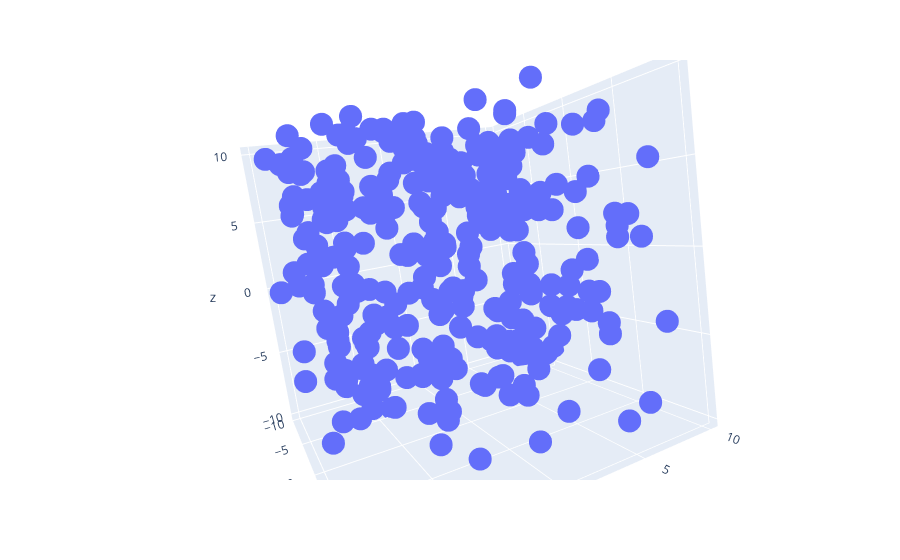

The notebook cell this image was saved under:
### Code cell
! pip install plotly
import plotly.graph_objects as go
import plotly.express as px
fig=px.scatter_3d(x=df.X, y=df.Y, z=df.Z)
fig.show()

### Figure 1 — Plotly figure (JSON) as saved in the notebook; plotly's stock layout.template omitted (floating-point values rounded to 4 significant figures; data arrays with more than 128 entries replaced by an {"elided": "..."} marker saying what was removed)
{"data": [{"hovertemplate": "x=%{x}<br>y=%{y}<br>z=%{z}<extra></extra>", "legendgroup": "", "marker": {"color": "#636efa", "symbol": "circle"}, "mode": "markers", "name": "", "scene": "scene", "showlegend": false, "type": "scatter3d", "x": {"elided": "300 float values"}, "y": {"elided": "300 float values"}, "z": {"elided": "300 float values"}}], "layout": {"autosize": true, "legend": {"tracegroupgap": 0}, "margin": {"t": 60}, "scene": {"aspectmode": "auto", "aspectratio": {"x": 0.9933, "y": 1.007, "z": 0.9996}, "camera": {"center": {"x": 0, "y": 0, "z": 0}, "eye": {"x": 1.429, "y": -0.625, "z": 0.1953}, "projection": {"type": "perspective"}, "up": {"x": -0.07638, "y": 0.192, "z": 0.9784}}, "domain": {"x": [0, 1], "y": [0, 1]}, "xaxis": {"title": {"text": "x"}, "type": "linear"}, "yaxis": {"title": {"text": "y"}, "type": "linear"}, "zaxis": {"title": {"text": "z"}, "type": "linear"}}}}
